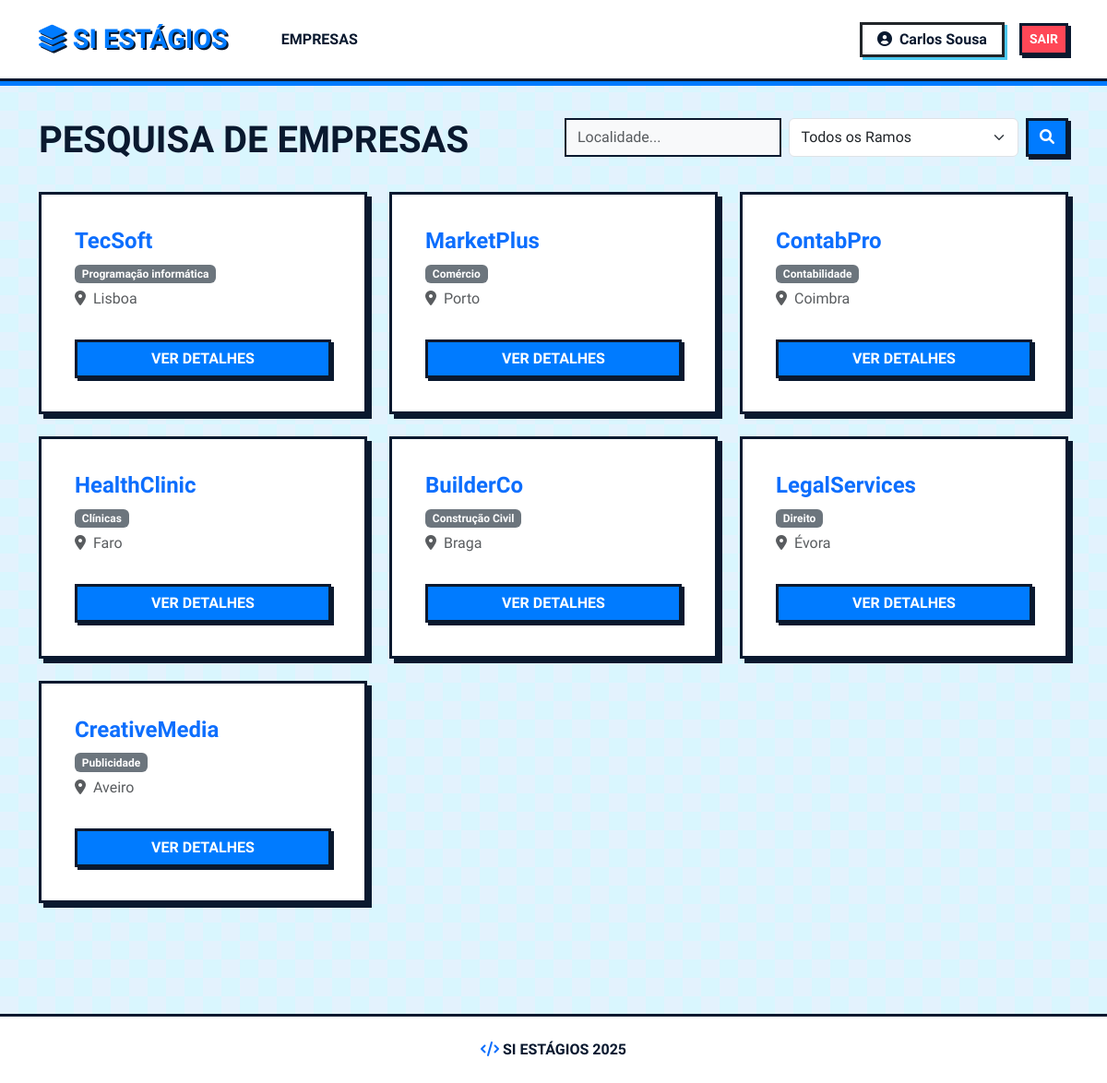
The app's page /siestagios_web_based/aluno/dashboard.php (signed in) with its own data.
### tables this page shows
CREATE TABLE `empresa` (
  `responsavel_id` int(11) DEFAULT NULL,
  `empresa_id` int(11) NOT NULL,
  `num_contribuinte` char(9) DEFAULT NULL,
  `firma` varchar(150) DEFAULT NULL,
  `morada_sede` varchar(150) DEFAULT NULL,
  `localidade` varchar(150) DEFAULT NULL,
  `codigo_postal` char(8) DEFAULT NULL,
  `telefone` varchar(150) DEFAULT NULL,
  `email` varchar(150) DEFAULT NULL,
  `website` varchar(150) DEFAULT NULL,
  `tipo_organizacao` varchar(150) DEFAULT NULL,
  `observacoes` varchar(150) DEFAULT NULL
);

### siestagios_web_based/aluno/dashboard.php (the view, shortened to what this page needs)
<?php
include '../db.php'; include '../includes/header.php';
?>
<div class="row mb-4">
    <div class="col-md-6"><h1 class="display-6 fw-bold text-uppercase">Pesquisa de Empresas</h1></div>
    <div class="col-md-6">
        <form method="GET" class="d-flex gap-2">
            <input type="text" name="local" class="form-control" placeholder="Localidade..." value="<?php echo isset($_GET['local']) ? $_GET['local'] : ''; ?>">
            <select name="ramo" class="form-select">
                <option value="">Todos os Ramos</option>
            </select>
            <button type="submit" class="btn btn-primary"><i class="fas fa-search"></i></button>
        </form>
    </div>
</div>
<div class="row">
    <?php
    $sql = "SELECT DISTINCT e.*, r.descricao as nome_ramo
            FROM empresa e
            JOIN trabalha t ON e.empresa_id = t.empresa_id
            JOIN ramo_atividade r ON t.ramo_atividade_id = r.ramo_atividade_id
            WHERE 1=1";
    $result = mysqli_query($conn, $sql);
    if(mysqli_num_rows($result) > 0) {
        while($row = mysqli_fetch_assoc($result)) {
            echo '<div class="col-md-4 mb-4">
                    <div class="card h-100">
                        <div class="card-body">
                            <h4 class="card-title fw-bold text-primary">'.$row['firma'].'</h4>
                            <p class="mb-1"><span class="badge bg-secondary">'.$row['nome_ramo'].'</span></p>
                            <p class="card-text text-muted"><i class="fas fa-map-marker-alt me-2"></i>'.$row['localidade'].'</p>
                            <a href="detalhes_empresa.php?id='.$row['empresa_id'].'" class="btn btn-primary w-100 mt-3">Ver Detalhes</a>
                        </div>
                    </div>
                  </div>';
        }
    } else {
        echo "<div class='alert alert-warning'>nenhuma empresa encontrada.</div>";
    }
    ?>
</div>
<?php include '../includes/footer.php'; ?>

### siestagios_web_based/includes/header.php (style rules this page uses)
:root { --blue-dark: #0a192f; --blue-main: #007bff; --blue-light: #4cc9f0; --blue-pale: #e3f2fd; --white: #ffffff; --border-width: 3px; --shadow-dist: 5px; }
body { background-color: var(--blue-pale); background-image: linear-gradient(45deg, var(--blue-light) 25%, transparent 25%, transparent 75%, var(--blue-light) 75%, var(--blue-light)), linear-gradient(45deg, var(--blue-light) 25%, transparent 25%, transparent 75%, var(--blue-light) 75%, var(--blue-light)); background-size: 40px 40px; background-position: 0 0, 20px 20px; background-blend-mode: soft-light; font-family: 'Kanit', sans-serif; color: var(--blue-dark); min-height: 100vh; }
.card, .form-container { border: var(--border-width) solid var(--blue-dark); border-radius: 0; box-shadow: var(--shadow-dist) var(--shadow-dist) 0 var(--blue-dark); background: var(--white); padding: 20px; }
.btn { border: var(--border-width) solid var(--blue-dark); border-radius: 0; font-weight: 800; text-transform: uppercase; box-shadow: 3px 3px 0 var(--blue-dark); transition: all 0.1s; }
.btn-primary { background-color: var(--blue-main); color: var(--white); }
.form-control { border: 2px solid var(--blue-dark); border-radius: 0; background-color: #f8f9fa; }

### records on screen
empresa: firma "TecSoft", nome_ramo "Programação informática", localidade "Lisboa"
empresa: firma "MarketPlus", nome_ramo "Comércio", localidade "Porto"
empresa: firma "ContabPro", nome_ramo "Contabilidade", localidade "Coimbra"
empresa: firma "HealthClinic", nome_ramo "Clínicas", localidade "Faro"
empresa: firma "BuilderCo", nome_ramo "Construção Civil", localidade "Braga"
empresa: firma "LegalServices", nome_ramo "Direito", localidade "Évora"
empresa: firma "CreativeMedia", nome_ramo "Publicidade", localidade "Aveiro"

### other values on screen
$_SESSION['nome'] "Carlos Sousa"
